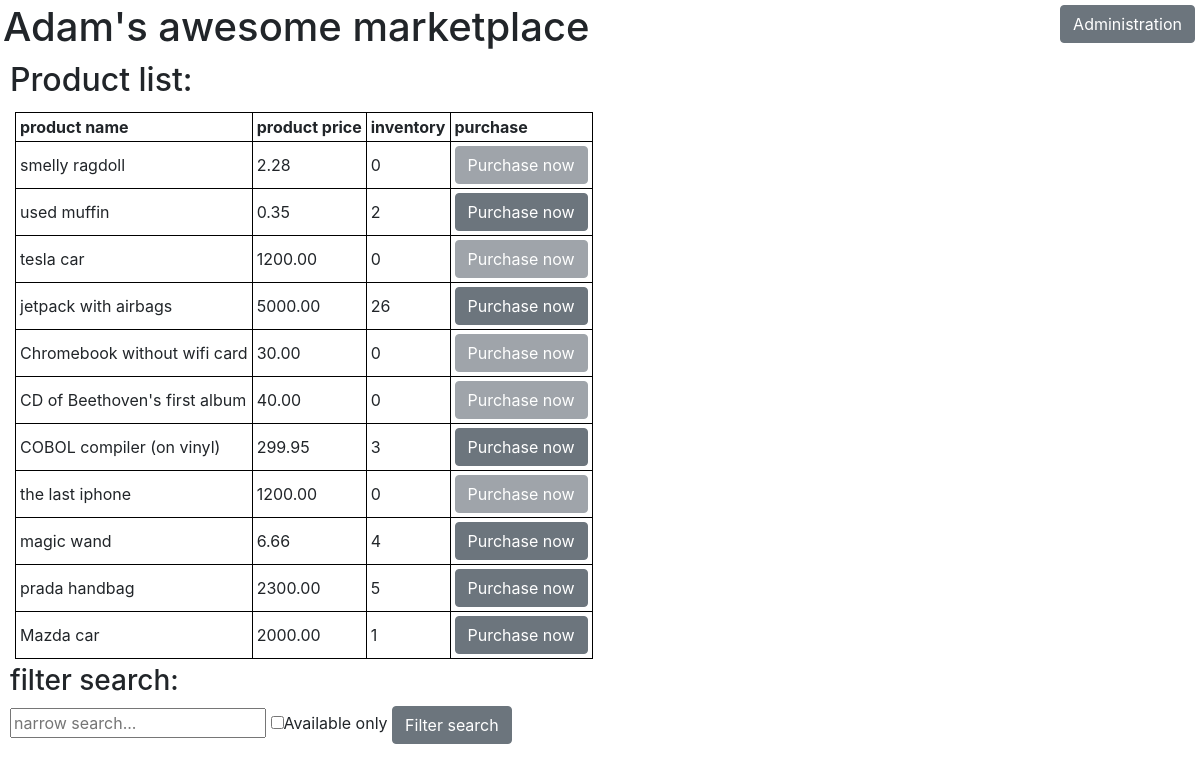
/, run on an earlier commit of the app's database.
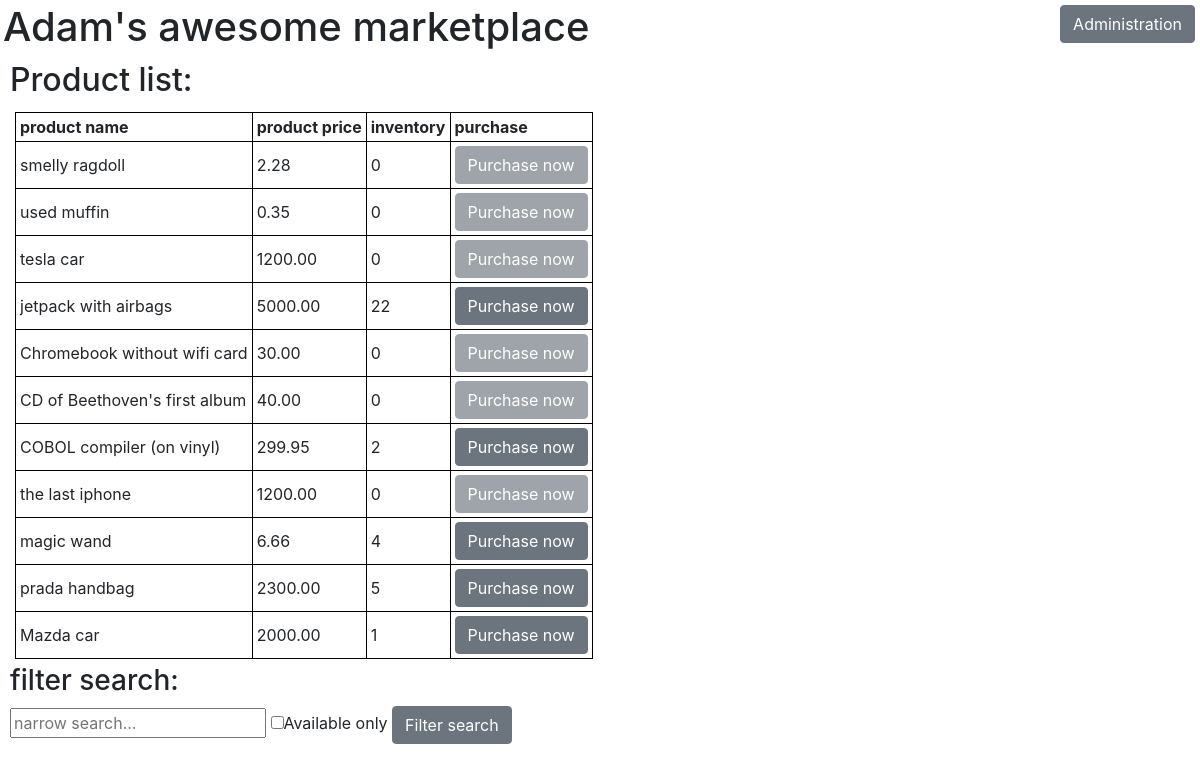
And on a later commit of the database.
### simplemarketplaceapp/models.py (models this page shows, shortened)
class Product(models.Model):
    title = models.CharField(max_length=30)
    price = models.DecimalField(max_digits=6, decimal_places=2)
    inventory_count = models.IntegerField()

### simplemarketplaceapp/views.py (the view, shortened to what this page needs)
# urls.py: path('', views.ProductListView.as_view(), name='index'),
class ProductListView(generic.ListView):
    model = Product
    context_object_name = 'product_list'
    def get_queryset(self):
        query = self.request.GET.get('filter')
        onlyAvailable = self.request.GET.get('onlyAvailable')
        if query and onlyAvailable:
            return Product.objects.filter(title__icontains=query,
                                          inventory_count__gt=0)
        elif query:
            return Product.objects.filter(title__icontains=query)
        elif onlyAvailable:
            return Product.objects.filter(inventory_count__gt=0)
        else:
            return Product.objects.all()
    def get_context_data(self, **kwargs):
        context = super(generic.ListView, self).get_context_data(**kwargs)
        return context

### simplemarketplaceapp/templates/simplemarketplaceapp/product_list.html (shortened to what this page needs)
{% extends 'simplemarketplaceapp/base.html' %}
{% block content %}
<main>
	<h2>Product list:</h2>
	<div class="product-list">
		<table>
			{% if product_list %}
			<tr>
				<th>product name</th>
				<th>product price</th>
				<th>inventory</th>
				<th>purchase</th>
			</tr>
			{% else %}
			<p>No product available</p>
			{% endif %}
			{% for product in product_list %}
			<tr>
				<form action="{% url 'cart' %}" method="GET">
					<td>{{ product.title }}</td>
					<td>{{ product.price }}</td>
					<td>{{ product.inventory_count }}</td>
					<td>
						<input type="submit"
									 name="{{ product.id }}"
									 value="Purchase now"
									 class="btn btn-secondary"
									 {% if product.inventory_count < 1 %} disabled {% endif %}>
					</td>
				</form>
			</tr>
			{% endfor %}
		</table>
	</div>
	<form method="GET" action="" id="searchform">
		<h3>filter search:</h3>
		<input class="searchfield" id="searchbox" name="filter"
					 type="text" value="{{ request.GET.filter }}" placeholder="narrow search..."/>
		<label>
			<input type="checkbox" name="onlyAvailable" value="onlyAvailable"
						 {% if request.GET.onlyAvailable %} checked {% endif %}>Available only</label>
			<button class="btn btn-secondary">Filter search</button>
	</form>
</main>
</body>
{% endblock %}

What changed in the data, as far as the page shows it:
changed Product "used muffin": inventory_count "2" → "0"
changed Product "jetpack with airbags": inventory_count "26" → "22"
changed Product "COBOL compiler (on vinyl)": inventory_count "3" → "2"
